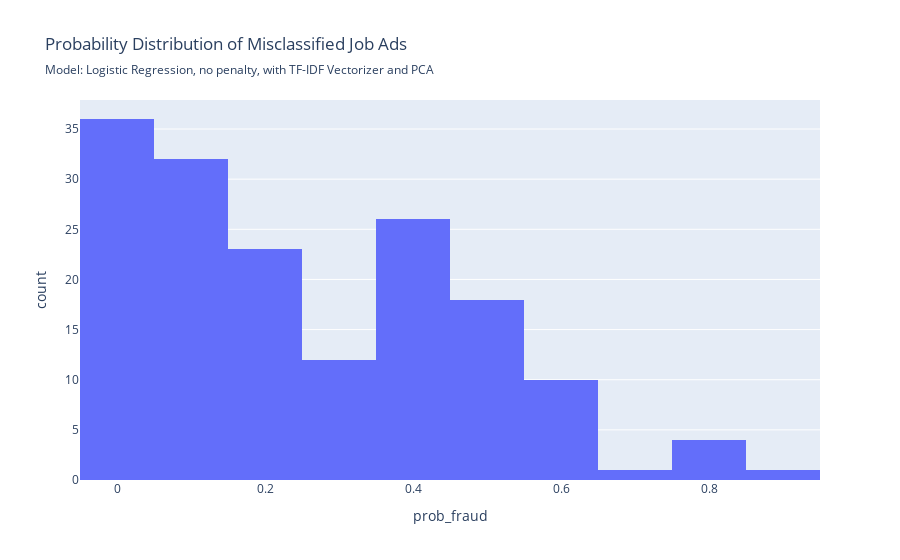

Here is the notebook cell this chart was saved with:
### Code cell
evaluate_model(model_log_tfidf_pca, X_test, y_test, 
               fig_subtitle= 'Model: Logistic Regression, no penalty, with TF-IDF Vectorizer and PCA', 
               short_name='log_tfidf_pca', save_figs =True)

### Figure 1 — Plotly figure (JSON) as saved in the notebook; plotly's stock layout.template omitted (floating-point values rounded to 4 significant figures; data arrays with more than 128 entries replaced by an {"elided": "..."} marker saying what was removed)
{"data": [{"bingroup": "x", "hovertemplate": "prob_fraud=%{x}<br>count=%{y}<extra></extra>", "legendgroup": "", "marker": {"color": "#636efa", "pattern": {"shape": ""}}, "name": "", "orientation": "v", "showlegend": false, "type": "histogram", "x": {"elided": "163 float values"}, "xaxis": "x", "yaxis": "y"}], "layout": {"barmode": "relative", "legend": {"tracegroupgap": 0}, "title": {"subtitle": {"text": "Model: Logistic Regression, no penalty, with TF-IDF Vectorizer and PCA"}, "text": "Probability Distribution of Misclassified Job Ads"}, "xaxis": {"anchor": "y", "domain": [0, 1], "title": {"text": "prob_fraud"}}, "yaxis": {"anchor": "x", "domain": [0, 1], "title": {"text": "count"}}}}
